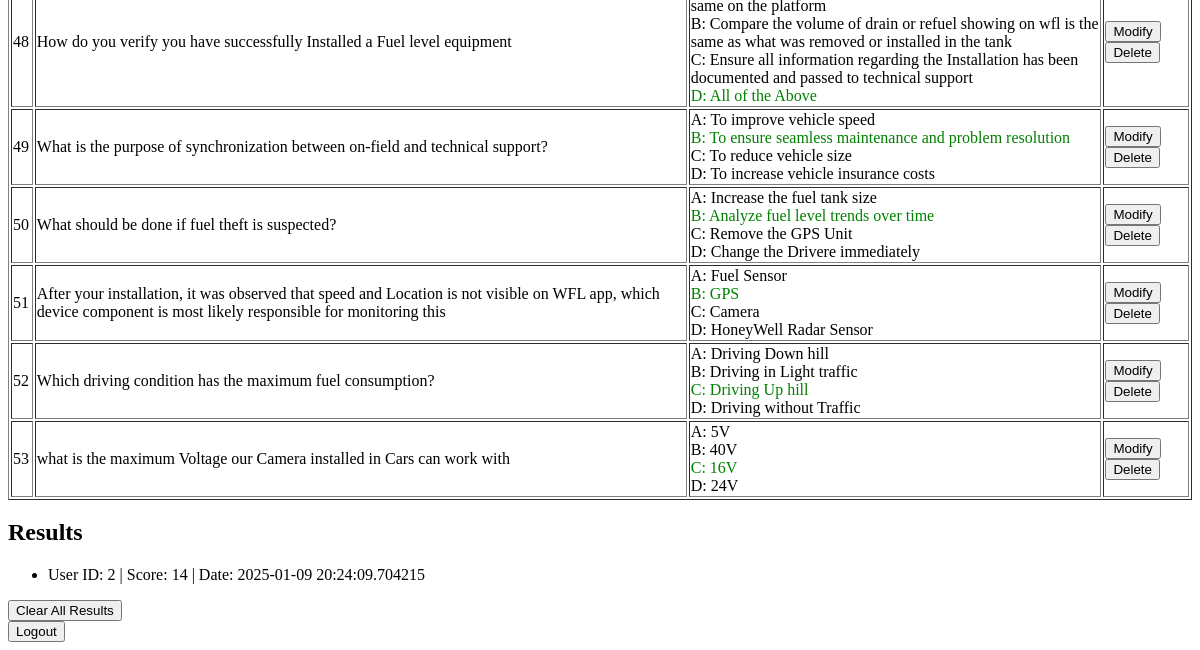
Page /admin (signed in, lower part) on the earlier database version.
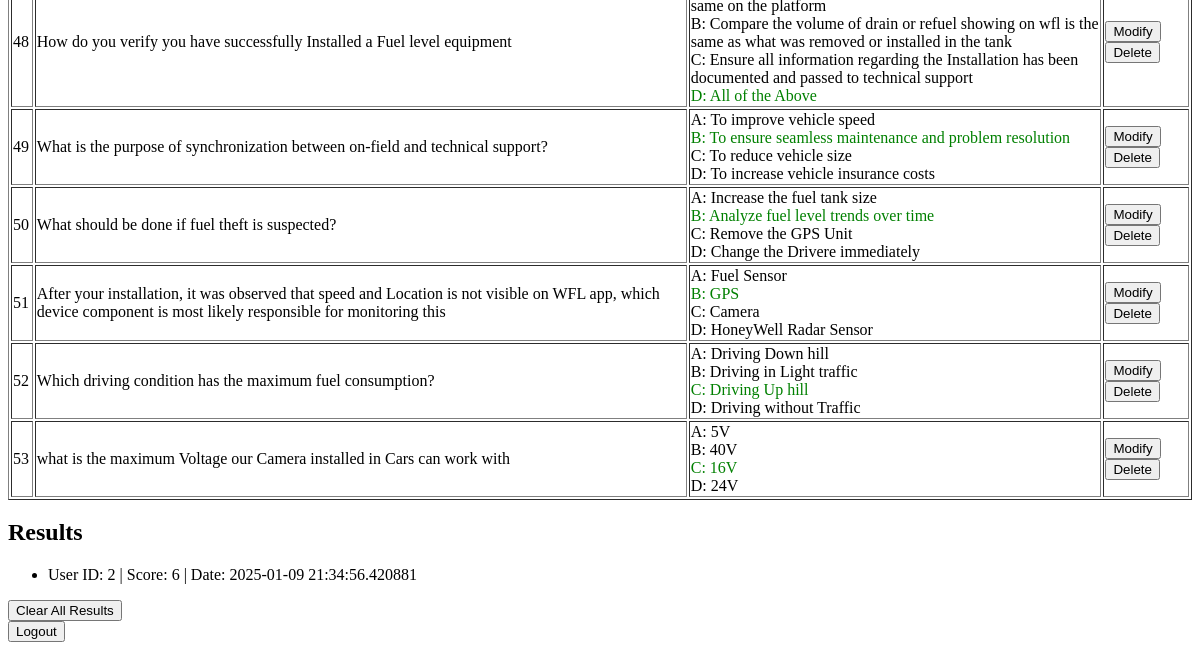
Same page on the later database version.
### app.py (models this page shows)
class Question(db.Model):
    id = db.Column(db.Integer, primary_key=True)
    text = db.Column(db.String(200), nullable=False)
    option_a = db.Column(db.String(100), nullable=False)
    option_b = db.Column(db.String(100), nullable=False)
    option_c = db.Column(db.String(100), nullable=False)
    option_d = db.Column(db.String(100), nullable=False)
    correct_option = db.Column(db.String(1), nullable=False)

class Result(db.Model):
    id = db.Column(db.Integer, primary_key=True)
    user_id = db.Column(db.Integer, db.ForeignKey('user.id'), nullable=False)
    score = db.Column(db.Integer, nullable=False)
    date_taken = db.Column(db.DateTime, default=datetime.utcnow)

### app.py (the view, shortened to what this page needs)
@app.route('/admin', methods=['GET', 'POST'])
def admin_dashboard():
    if 'user_id' not in session or not session.get('is_admin'):
        return redirect(url_for('login'))
    questions = Question.query.all()
    results = Result.query.all()
    return render_template('admin_dashboard.html', questions=questions, results=results)

### templates/admin_dashboard.html (shortened to what this page needs)
<!DOCTYPE html>
<html lang="en">
<head>
    <link rel="stylesheet" type="text/css" href="{{ url_for('static', filename='css/style.css') }}">
</head>
<body>
<table border="1">
    {% for question in questions %}
    <tr>
        <td>{{ question.id }}</td>
        <td>{{ question.text }}</td>
        <td>
            <span {% if question.correct_option == 'A' %} style="color: green;" {% endif %}>
                A: {{ question.option_a }}
            </span><br>
            <span {% if question.correct_option == 'B' %} style="color: green;" {% endif %}>
                B: {{ question.option_b }}
            </span><br>
            <span {% if question.correct_option == 'C' %} style="color: green;" {% endif %}>
                C: {{ question.option_c }}
            </span><br>
            <span {% if question.correct_option == 'D' %} style="color: green;" {% endif %}>
                D: {{ question.option_d }}
            </span>
        </td>
        <td>
            <form action="{{ url_for('modify_question', question_id=question.id) }}" method="get" style="display:inline;">
                <button type="submit">Modify</button>
            </form>
            <form action="{{ url_for('delete_question', question_id=question.id) }}" method="post" style="display:inline;">
                <button type="submit" onclick="return confirm('Are you sure you want to delete this question?')">Delete</button>
            </form>
        </td>
    </tr>
    {% endfor %}
</table>
    <h2>Results</h2>
    <ul>
        {% for result in results %}
            <li>User ID: {{ result.user_id }} | Score: {{ result.score }} | Date: {{ result.date_taken }}</li>
        {% endfor %}
    </ul>
    <form action="/clear_results" method="POST" onsubmit="return confirm('Are you sure you want to clear all results and submissions?');">
    <button type="submit">Clear All Results</button>
</form>
    <form action="/logout" method="POST">
        <button type="submit">Logout</button>
    </form>
</body>
</html>

Differences in the rows shown:
changed Result: score "14" → "6"; date_taken "2025-01-09 20:24:09.704215" → "2025-01-09 21:34:56.420881"
